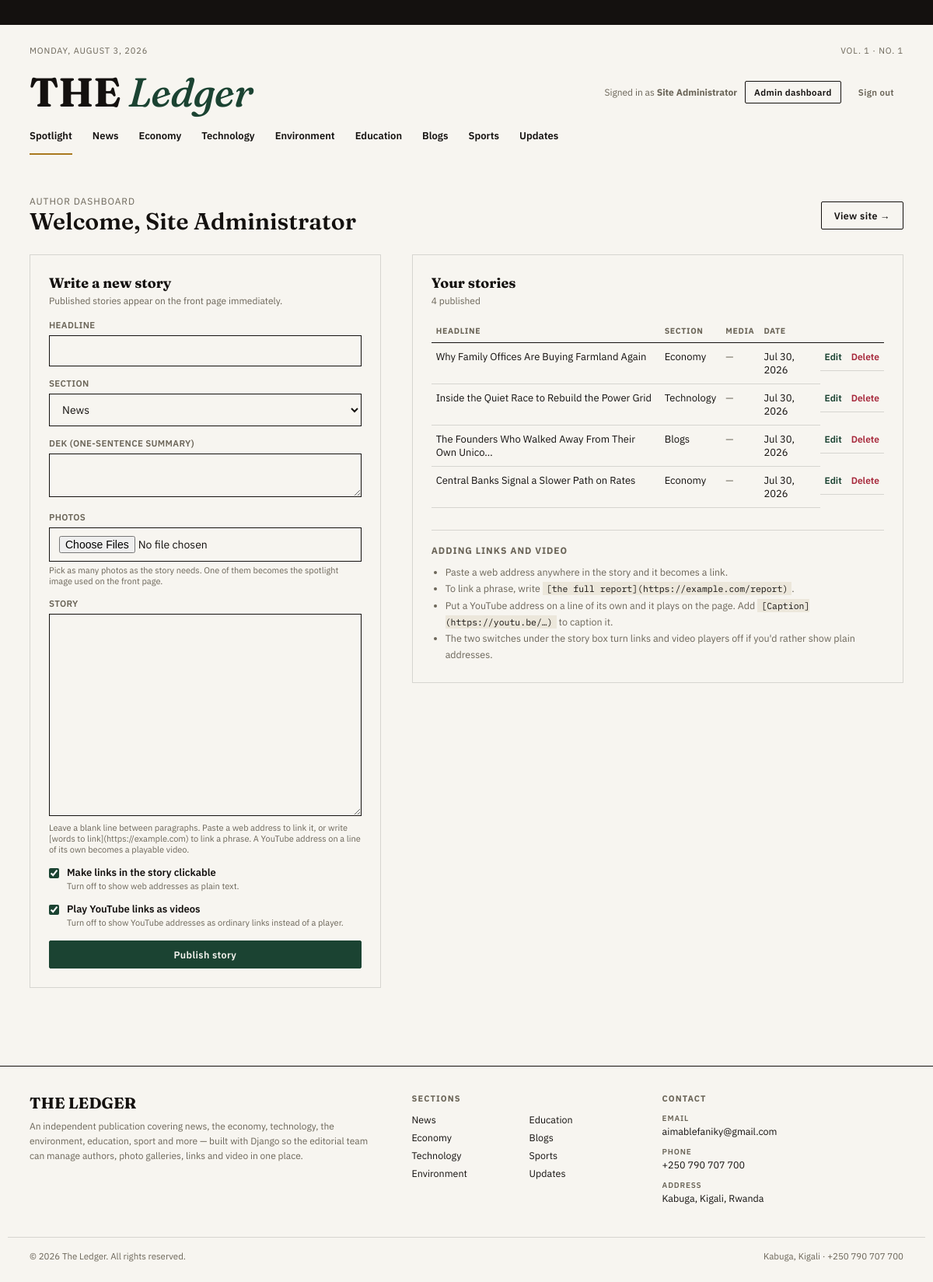
The page /dashboard/ (signed in) on the database its author committed.
### accounts/models.py (models this page shows, shortened)
class Profile(models.Model):
    ROLE_CHOICES = [
        ("admin", "Administrator"),
        ("author", "Author"),
    ]
    user = models.OneToOneField(
        settings.AUTH_USER_MODEL, on_delete=models.CASCADE, related_name="profile"
    )
    role = models.CharField(max_length=10, choices=ROLE_CHOICES, default="author")
    bio = models.TextField(blank=True, help_text="One or two sentences shown on the author's byline.")
    avatar = models.ImageField(upload_to="avatars/", blank=True, null=True)
    class Meta:
        ordering = ["user__first_name", "user__username"]
    @property
    def is_admin(self):
        return self.role == "admin" or self.user.is_superuser
    @property
    def display_name(self):
        return self.user.get_full_name() or self.user.username

### news/models.py (models this page shows, shortened)
class Article(models.Model):
    CATEGORY_CHOICES = [
        ("News", "News"),
        ("Economy", "Economy"),
        ("Technology", "Technology"),
        ("Environment", "Environment"),
        ("Education", "Education"),
        ("Blogs", "Blogs"),
        ("Sports", "Sports"),
        ("Updates", "Updates"),
    ]
    title = models.CharField(max_length=200)
    slug = models.SlugField(max_length=220, unique=True, blank=True)
    dek = models.CharField(max_length=300, help_text="One-sentence summary shown on listings.")
    body = models.TextField(
        help_text=(
            "Leave a blank line between paragraphs. Paste a web address to link it, "
            "or write [words to link](https://example.com) to link a phrase. "
            "A YouTube address on a line of its own becomes a playable video."
        )
    )
    category = models.CharField(max_length=20, choices=CATEGORY_CHOICES, default="News")
    author = models.ForeignKey(settings.AUTH_USER_MODEL, on_delete=models.CASCADE, related_name="articles")
    allow_links = models.BooleanField(
        default=True,
        verbose_name="Make links in the story clickable",
        help_text="Turn off to show web addresses as plain text.",
    )
    embed_videos = models.BooleanField(
        default=True,
        verbose_name="Play YouTube links as videos",
        help_text="Turn off to show YouTube addresses as ordinary links instead of a player.",
    )
    featured = models.BooleanField(default=False)
    created_at = models.DateTimeField(default=timezone.now)
    class Meta:
        ordering = ["-created_at"]
    def get_absolute_url(self):
        return reverse("news:article_detail", args=[self.slug])
    def get_edit_url(self):
        return reverse("news:edit_article", args=[self.pk])
    @property
    def photo_list(self):
        if not hasattr(self, "_photo_list_cache"):
            self._photo_list_cache = list(self.photos.all())
        return self._photo_list_cache
    @property
    def photo_count(self):
        return len(self.photo_list)
    @property
    def has_video(self):
        return self.embed_videos and bool(richtext.find_videos(self.body, limit=1))

### news/views.py (the view)
# urls.py: path("dashboard/", views.author_dashboard, name="author_dashboard"),
@login_required
def author_dashboard(request):
    if request.method == "POST":
        form = ArticleForm(request.POST, request.FILES)
        if form.is_valid():
            article = form.save(commit=False)
            article.author = request.user
            article.save()
            photos = form.save_photos(article)
            note = f" with {len(photos)} photo{'s' if len(photos) != 1 else ''}" if photos else ""
            messages.success(request, f"Story published to The Ledger{note}.")
            return redirect("news:author_dashboard")
        messages.error(request, "The story could not be published — please check the form below.")
    else:
        form = ArticleForm()
    mine = Article.objects.filter(author=request.user).prefetch_related("photos")
    return render(request, "news/author_dashboard.html", {"form": form, "articles": mine})

### news/forms.py (shortened to what this page needs)
class ArticleForm(forms.ModelForm):
    photos = MultipleImageField(
        required=False,
        label="Photos",
        help_text=(
            "Pick as many photos as the story needs. One of them becomes the "
            "spotlight image used on the front page."
        ),
    )
    main_photo_index = forms.IntegerField(required=False, min_value=0, widget=forms.HiddenInput)
    class Meta:
        model = Article
        fields = ["title", "dek", "category", "body", "allow_links", "embed_videos"]
        widgets = {
            "dek": forms.Textarea(attrs={"rows": 2}),
            "body": forms.Textarea(attrs={"rows": 14}),
        }

### news/context_processors.py (called while the page is built)
def navigation(request):
    return {"nav_categories": [choice[0] for choice in Article.CATEGORY_CHOICES]}

### news/richtext.py (called while the page is built, shortened)
def find_videos(text, limit=None):
    found = []
    return found

### templates/news/author_dashboard.html (shortened to what this page needs)
{% extends "base.html" %}
{% block content %}
<div class="wrap dash">
  <div class="dash-head">
    <div>
      <div class="dash-role">Author dashboard</div>
      <div class="dash-title">Welcome, {{ user.profile.display_name }}</div>
    </div>
    <a class="btn" href="{% url 'news:home' %}">View site →</a>
  </div>
  <div class="dash-grid">
    <div class="panel">
      <h3>Write a new story</h3>
      <div class="phint">Published stories appear on the front page immediately.</div>
      <form method="post" enctype="multipart/form-data">
        <label for="{{ form.title.id_for_label }}">Headline</label>
        {{ form.title }}{{ form.title.errors }}
        <label for="{{ form.category.id_for_label }}">Section</label>
        {{ form.category }}{{ form.category.errors }}
        <label for="{{ form.dek.id_for_label }}">Dek (one-sentence summary)</label>
        {{ form.dek }}{{ form.dek.errors }}
        <label for="{{ form.photos.id_for_label }}">Photos</label>
        {{ form.photos }}
        <div class="helptext">{{ form.photos.help_text }}</div>
        <label for="{{ form.body.id_for_label }}">Story</label>
        {{ form.body }}
        <div class="helptext">{{ form.body.help_text }}</div>
        <div class="check-row">
          {{ form.allow_links }}
          <label class="check-label" for="{{ form.allow_links.id_for_label }}">
            {{ form.allow_links.label }}
            <span class="helptext">{{ form.allow_links.help_text }}</span>
          </label>
        </div>
        <div class="check-row">
          {{ form.embed_videos }}
          <label class="check-label" for="{{ form.embed_videos.id_for_label }}">
            {{ form.embed_videos.label }}
            <span class="helptext">{{ form.embed_videos.help_text }}</span>
          </label>
        </div>
        <div style="margin-top:16px;"><button class="btn btn-solid" style="width:100%;" type="submit">Publish story</button></div>
      </form>
    </div>
    <div class="panel">
      <h3>Your stories</h3>
      <div class="phint">{{ articles|length }} published</div>
      <div class="table-scroll">
      <table>
        <thead><tr><th>Headline</th><th>Section</th><th>Media</th><th>Date</th><th></th></tr></thead>
        <tbody>
          {% for a in articles %}
          <tr>
            <td><a href="{{ a.get_absolute_url }}">{{ a.title|truncatechars:50 }}</a></td>
            <td>{{ a.category }}</td>
            <td class="media-cell">
              {% if not a.photo_count and not a.has_video %}—{% endif %}
            </td>
            <td>{{ a.created_at|date:"M j, Y" }}</td>
            <td class="row-actions">
              <a class="link-edit" href="{{ a.get_edit_url }}">Edit</a>
              <form method="post" action="{% url 'news:delete_article' a.pk %}" onsubmit="return confirm('Delete this story?');">
                <button type="submit" class="link-del">Delete</button>
              </form>
            </td>
          </tr>
          {% empty %}
          <tr><td colspan="5" style="color:var(--muted);">Nothing published yet — write your first story.</td></tr>
          {% endfor %}
        </tbody>
      </table>
      </div>
      <div class="tips">
        <h4>Adding links and video</h4>
        <ul>
          <li>Paste a web address anywhere in the story and it becomes a link.</li>
          <li>To link a phrase, write <code>[the full report](https://example.com/report)</code>.</li>
          <li>Put a YouTube address on a line of its own and it plays on the page. Add
              <code>[Caption](https://youtu.be/…)</code> to caption it.</li>
          <li>The two switches under the story box turn links and video players off if you'd
              rather show plain addresses.</li>
        </ul>
      </div>
    </div>
  </div>
</div>
{% endblock %}

### templates/base.html (shortened to what this page needs)
{% load static %}
<!DOCTYPE html>
<html lang="en">
<head>
<link rel="stylesheet" href="{% static 'css/style.css' %}">
</head>
<body>
<div class="ticker-band"><div class="ticker-track">
</div></div>
<header class="masthead wrap">
  <div class="masthead-top">
    <span>{% now "l, F j, Y" %}</span>
    <span>Vol. 1 · No. 1</span>
  </div>
  <div class="logo-row">
    <a href="{% url 'news:home' %}" class="logo">THE <span class="accent">Ledger</span></a>
    <div class="masthead-actions">
      {% if user.is_authenticated %}
        <span class="byline">Signed in as <strong>{{ user.profile.display_name }}</strong></span>
        {% if user.profile.is_admin %}
          <a class="btn btn-small" href="{% url 'accounts:admin_dashboard' %}">Admin dashboard</a>
        {% else %}
          <a class="btn btn-small" href="{% url 'news:author_dashboard' %}">Author dashboard</a>
        {% endif %}
        <form method="post" action="{% url 'accounts:logout' %}" style="display:inline;">
          <button type="submit" class="btn btn-small btn-ghost">Sign out</button>
        </form>
      {% else %}
        <a class="btn" href="{% url 'accounts:login' %}">Sign in</a>
      {% endif %}
    </div>
  </div>
  <nav class="mainnav">
    <a href="{% url 'news:home' %}" class="{% if active_category == 'All' or not active_category %}active{% endif %}">Spotlight</a>
    {% for c in nav_categories %}
      <a href="{% url 'news:home' %}?category={{ c }}" class="{% if active_category == c %}active{% endif %}">{{ c }}</a>
    {% endfor %}
  </nav>
</header>
<main>
  {% block content %}{% endblock %}
</main>
<footer>
  <div class="wrap footer-grid">
    <div class="footer-about">
      <div class="flogo">THE LEDGER</div>
      <p>An independent publication covering news, the economy, technology, the environment, education, sport and more — built with Django so the editorial team can manage authors, photo galleries, links and video in one place.</p>
    </div>
    <div class="footer-col">
      <h4>Sections</h4>
      <ul class="footer-links">
        {% for c in nav_categories %}
          <li><a href="{% url 'news:home' %}?category={{ c }}">{{ c }}</a></li>
        {% endfor %}
      </ul>
    </div>
    <div class="footer-col">
      <h4>Contact</h4>
      <ul class="footer-contact">
        <li>
          <span class="fc-label">Email</span>
          <a href="mailto:aimablefaniky@gmail.com">aimablefaniky@gmail.com</a>
        </li>
        <li>
          <span class="fc-label">Phone</span>
          <a href="tel:+250790707700">+250 790 707 700</a>
        </li>
        <li>
          <span class="fc-label">Address</span>
          <address>Kabuga, Kigali, Rwanda</address>
        </li>
      </ul>
    </div>
  </div>
  <div class="wrap footer-base">
    <span>&copy; {% now "Y" %} The Ledger. All rights reserved.</span>
    <span>Kabuga, Kigali · <a href="tel:+250790707700">+250 790 707 700</a></span>
  </div>
</footer>
</body>
</html>

### rows shown on the page
Article: title "Why Family Offices Are Buying Farmland Again", category "Economy", created_at "Jul 30, 2026"
Article: title "Inside the Quiet Race to Rebuild the Power Grid", category "Technology", created_at "Jul 30, 2026"
Article: title "The Founders Who Walked Away From Their Own Unico…", category "Blogs", created_at "Jul 30, 2026"
Article: title "Central Banks Signal a Slower Path on Rates", category "Economy", created_at "Jul 30, 2026"

### other values the page prints
{{ user.profile.display_name }} "Site Administrator"
{{ c }} "News" "Economy" "Technology" "Environment" "Education" "Blogs" "Sports" "Updates"
{{ articles|length }} "4"
